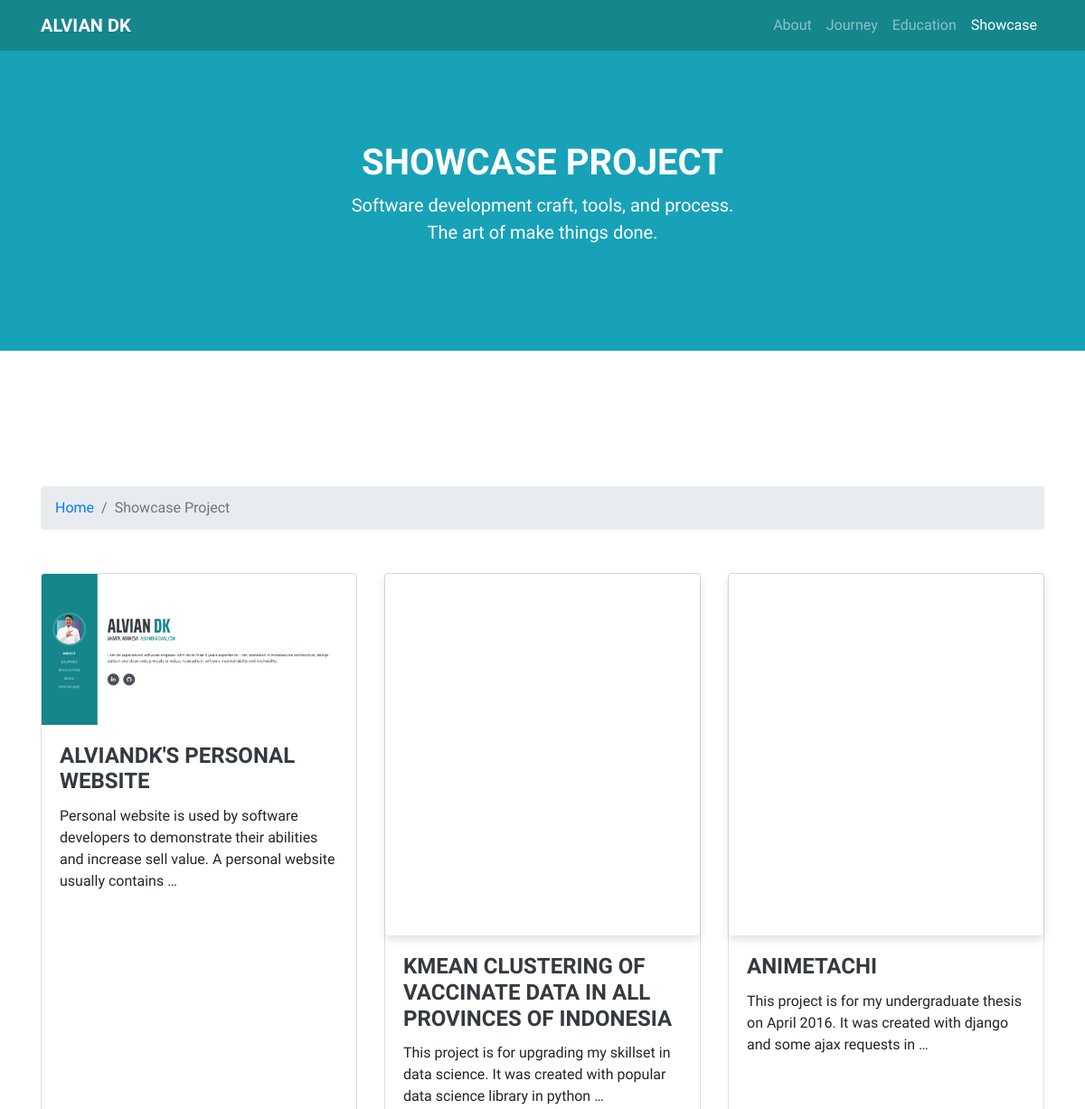
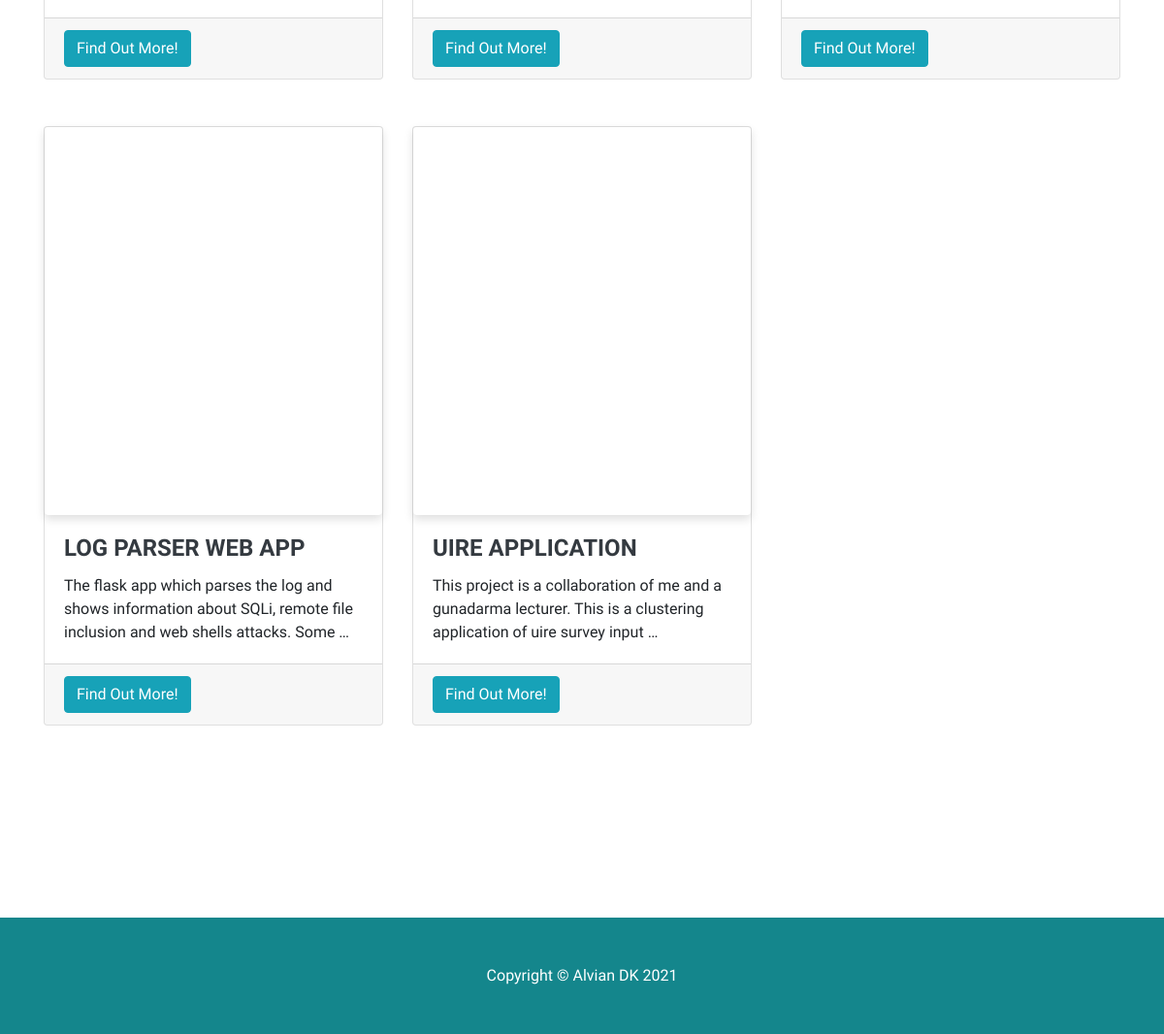
Before: /showcase-project/ with the older database file (2 pictures, top to bottom).
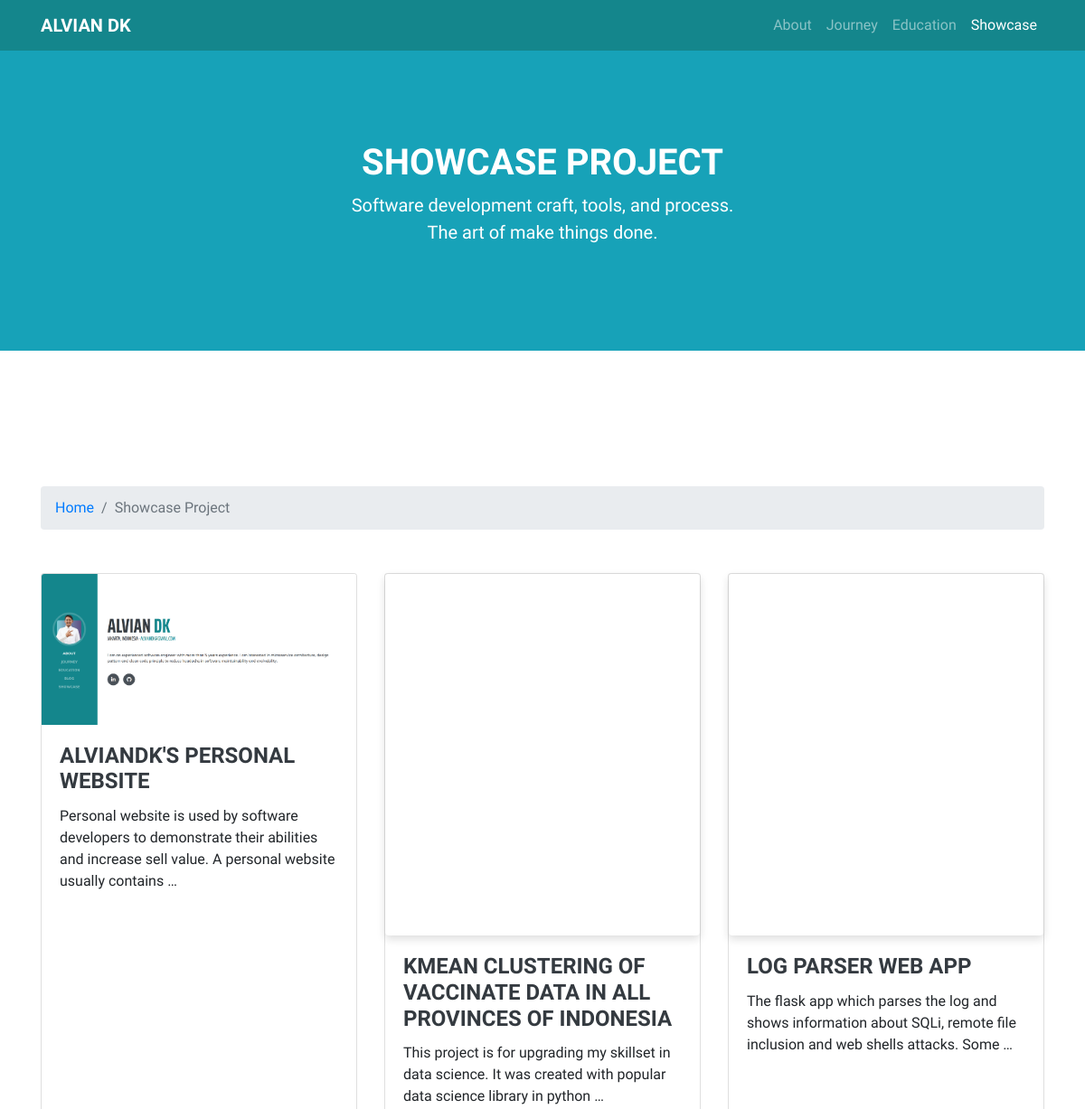
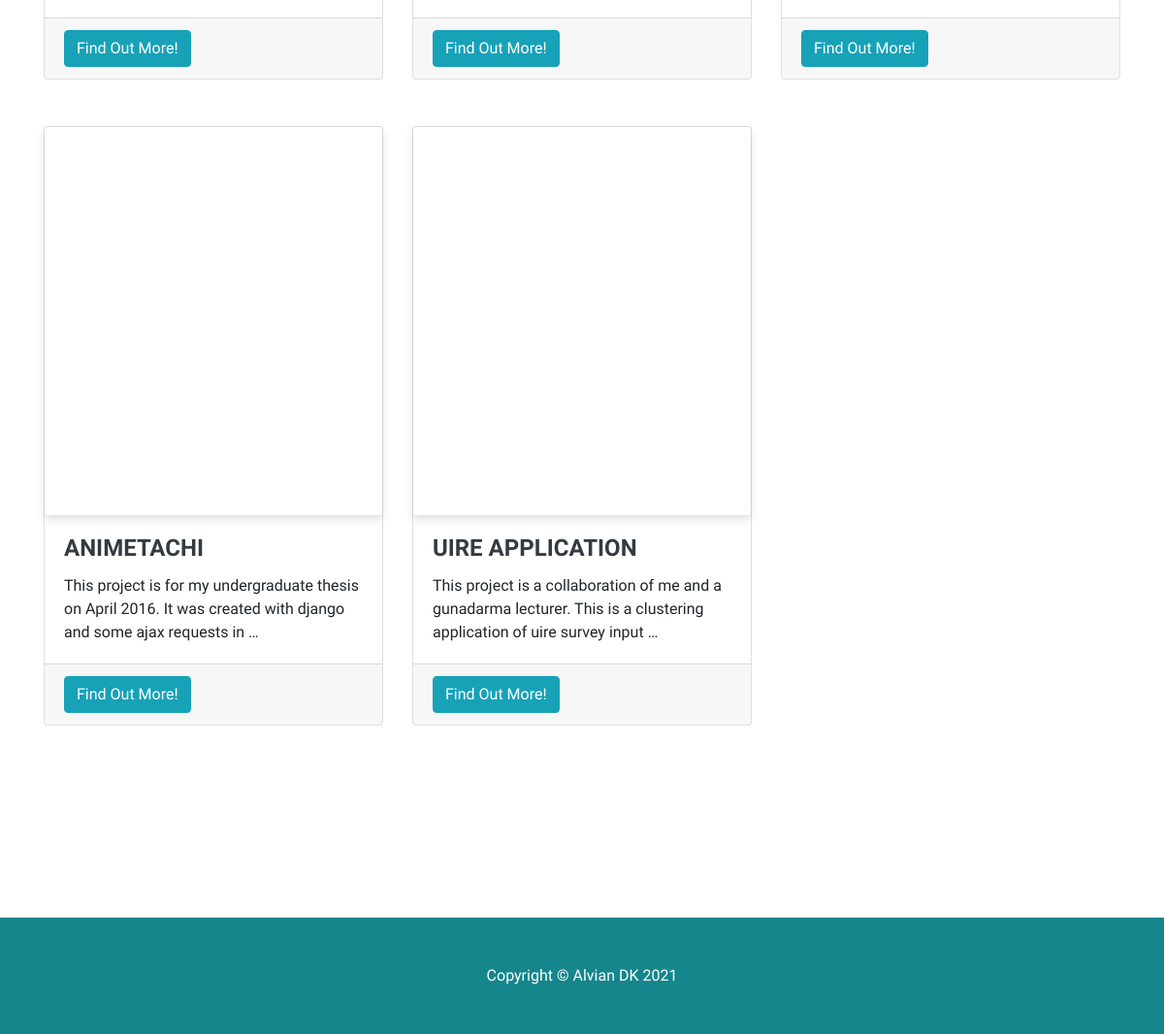
After: the same page with the newer database file (2 pictures, top to bottom).
### showcase_project/models.py (models this page shows, shortened)
class Project(models.Model):
    name = models.CharField(max_length=128)
    description = models.TextField()
    url = models.URLField()
    cover_image = models.ImageField()
    git_url = models.URLField()
    youtube_url = models.URLField()
    slug = models.SlugField(default="")
    ordering = models.IntegerField(default=0)
    class Meta:
        ordering = ["ordering"]

### showcase_project/views.py (the view)
# urls.py: path('', views.project_list_view, name='project_list'),
def project_list_view(request):
    context = {}
    context['project_list'] = Project.objects.all()
    return render(request, 'project/list.html', context)

### about_me/templatetags/navigation_tag.py (called while the page is built)
@register.simple_tag
def active_css_class(request_path, app_url_path):
    split_request_path = request_path.split("/")
    if  split_request_path[1] == app_url_path:
        return "active"
    else:
        return ""

### templates/project/list.html (shortened to what this page needs)
{% extends 'base_template.html' %}
    {% load static %}
  {% block custom_css %}
  <link href="{% static 'css/custom.css' %}" rel="stylesheet">
  <link href="{% static 'css/showcase-project.css' %}" rel="stylesheet">
  <link href="{% static 'css/skeleton-screen.css' %}" rel="stylesheet">
  {% endblock custom_css %}
  {% block content %}
  {% include 'component/navigation.html' %}
  <main role="main">
    <header class="bg-info text-white">
      <div class="container text-center">
        <h1 class="text-white">Showcase Project</h1>
        <p class="lead text-white">
          Software development craft, tools, and process. <br> The art of make things done.
        </p>
      </div>
    </header>
    <section id="about">
      <div class="container">
        <div class="mb-5">
          <nav aria-label="breadcrumb">
            <ol class="breadcrumb">
              <li class="breadcrumb-item"><a href="{% url 'home' %}">Home</a></li>
              <li class="breadcrumb-item active" aria-current="page">Showcase Project</li>
            </ol>
          </nav>
        </div>
        <div class="row">
          {% for project in project_list %}
          <div class="col-md-4 mb-5">
            <div class="card h-100">
              <div class="placeholder-item placeholder-loading">
                <img class="card-img-top lazy-image" data-src="{{ project.cover_image.url }}" alt="">
              </div>
              <div class="card-body">
                <h4 class="card-title">{{ project.name }}</h4>
                <p class="card-text">{{ project.description | truncatewords:20 }}</p>
              </div>
              <div class="card-footer">
                <a href="{% url 'showcase_project:project_detail' project.slug %}" class="btn btn-info">Find Out More!</a>
              </div>
            </div>
          </div>
          {% endfor %}
        </div>
      </div>
    </section>
  </main>
  {% include 'component/footer.html' %}
  {% endblock content %}

Changed rows visible on the page:
changed Project "LOG PARSER WEB APP": moves up the list
